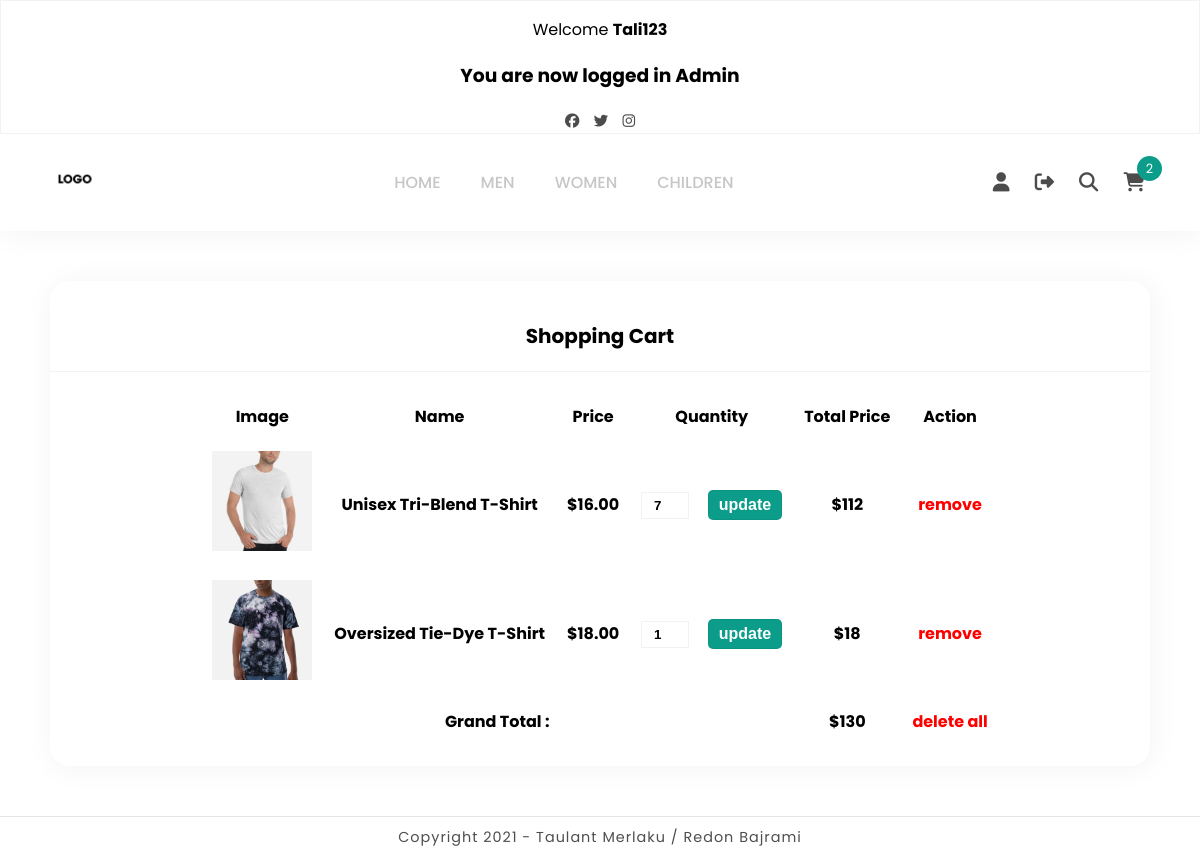
Before: /shoppingcart.php (signed in) with the older database file.
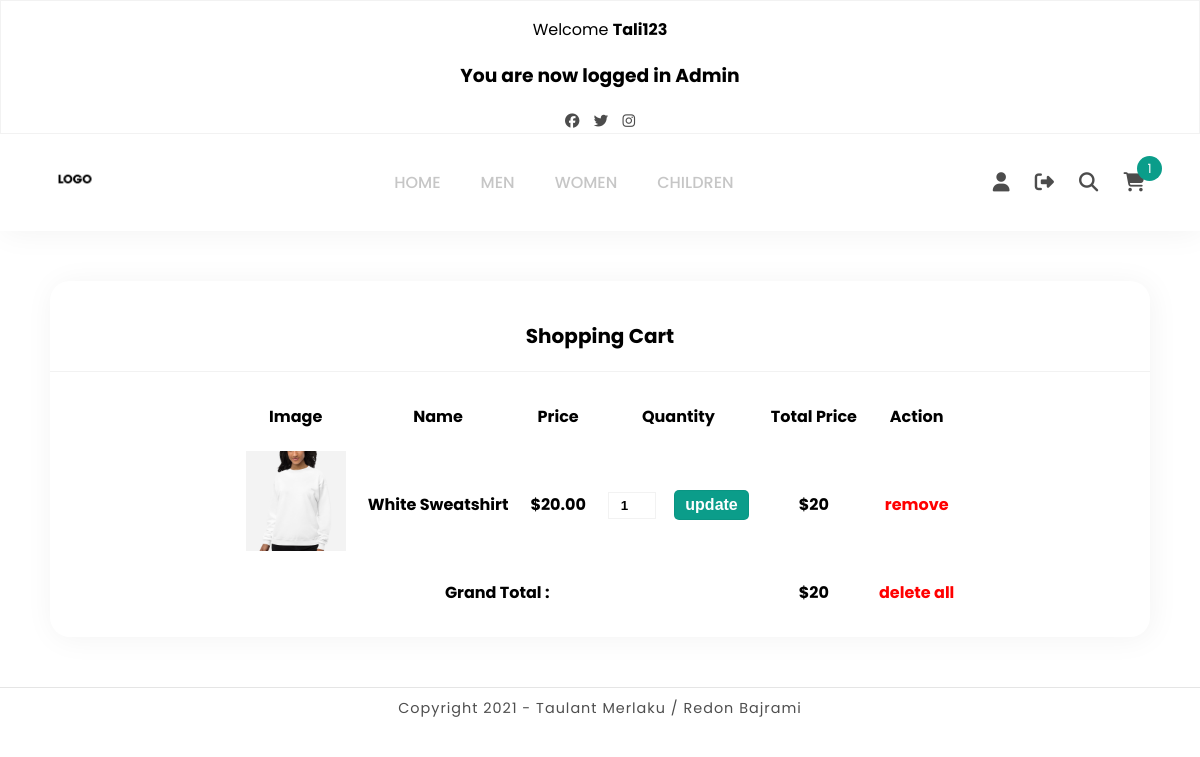
After: the same page with the newer database file.
### tables this page shows
CREATE TABLE `cart` (
  `id` int(11) NOT NULL,
  `username` varchar(255) NOT NULL,
  `name` varchar(255) NOT NULL,
  `price` decimal(10,2) NOT NULL,
  `img` varchar(255) NOT NULL,
  `quantity` varchar(255) NOT NULL
);

### includeParts/phpcommands.php (called while the page is built, shortened)
<?php
$username = $_SESSION['username'];
$sql = "Select * from cart where username = '$username'";

### shoppingcart.php (the view, shortened to what the changed rows need)
<?php
include('./includeParts/phpcommands.php');
?>
<!DOCTYPE html>
<html lang="en">
<head>
    <link rel="stylesheet" type="text/css" href="css/style.css">
</head>
<body>
    <?php include './includeParts/navigation.php' ?>
    <div class="shoppingcart">
        <div class="shoppingcart_products">
            <table>
                <thead>
                    <th>Image</th>
                    <th>Name</th>
                    <th>Price</th>
                    <th>Quantity</th>
                    <th>Total Price</th>
                    <th>Action</th>
                </thead>
                <tbody>
                    <?php
                    $cart_query = mysqli_query($conn, "SELECT * FROM `cart` WHERE username = '$username'") or die('query failed');
                    $grand_total = 0;
                    if (mysqli_num_rows($cart_query) > 0) {
                        while ($fetch_cart = mysqli_fetch_assoc($cart_query)) {
                    ?>
                            <tr>
                                <td><img src="img/<?php echo $fetch_cart['img']; ?>" height="100" alt=""></td>
                                <td><?php echo $fetch_cart['name']; ?></td>
                                <td>$<?php echo $fetch_cart['price']; ?></td>
                                <td>
                                    <form action="" method="post">
                                        <input type="number" id="cartquantity" min="1" name="cart_quantity" value="<?php echo $fetch_cart['quantity']; ?>">
                                        <input type="submit" class="updatecart" name="update_cart" value="update">
                                    </form>
                                </td>
                                <td>$<?php echo $sub_total = ($fetch_cart['price'] * $fetch_cart['quantity']); ?></td>
                                <td><a href="shoppingcart.php?remove=<?php echo $fetch_cart['id']; ?>" class="delete-btn" onclick="return confirm('remove item from cart?');">remove</a></td>
                            </tr>
                    <?php
                            $grand_total += $sub_total;
                        }
                    } else {
                        echo '<tr><td style="padding:20px; text-transform:capitalize;" colspan="6">no item added</td></tr>';
                    }
                    ?>
                    <tr class="table-bottom">
                        <td colspan="4">Grand Total :</td>
                        <td>$<?php echo $grand_total; ?></td>
                        <td><a href="shoppingcart.php?delete_all" onclick="return confirm('delete all from cart?');" class="delete-btn <?php echo ($grand_total > 1) ? '' : 'disabled'; ?>">delete all</a></td>
                    </tr>
                </tbody>
            </table>
        </div>
    </div>
</body>
</html>

### includeParts/navigation.php (shortened to what the changed rows need)
<nav>
    <div class="navigation">
        <div class="right-menu">
            <a href="shoppingcart.php">
                <i class="fas fa-shopping-cart">
                    <span class="num-cart-product">
                        <?php if ($result = mysqli_query($conn, $sql)) {
                            $rowcount = mysqli_num_rows($result);
                            echo $rowcount;
                        } ?>
                    </span>
                </i>
            </a>
        </div>
    </div>
</nav>

Changed rows visible on the page:
removed cart: img (picture), name "Unisex Tri-Blend T-Shirt", price "16.00", cart_quantity "7", $sub_total = ($fetch_cart['price'] * $fetch_cart['quantity']) "112"
removed cart: img (picture), name "Oversized Tie-Dye T-Shirt", price "18.00", cart_quantity "1", $sub_total = ($fetch_cart['price'] * $fetch_cart['quantity']) "18"
added cart: img (picture), name "White Sweatshirt", price "20.00", cart_quantity "1", $sub_total = ($fetch_cart['price'] * $fetch_cart['quantity']) "20"
Other visible differences:
$rowcount: "2" → "1"
$grand_total: "130" → "20"
